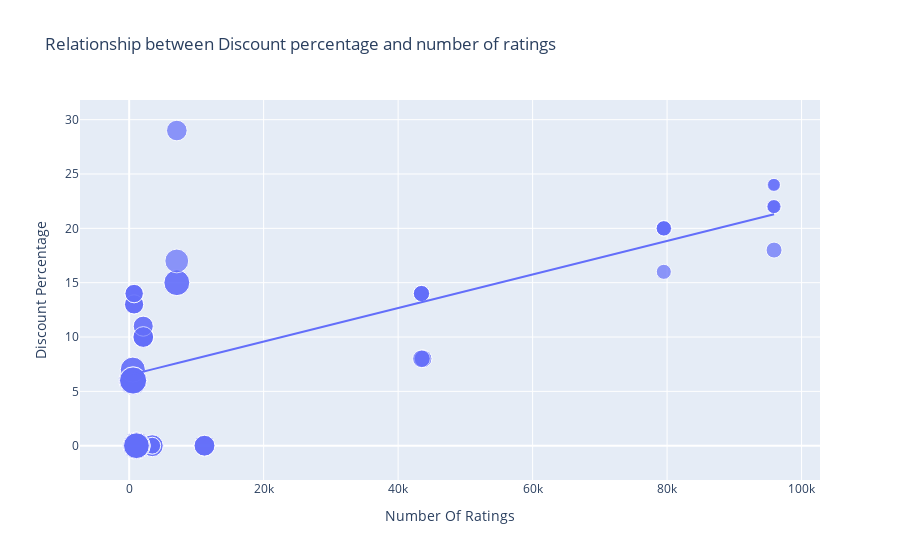

Here is the notebook cell this chart was saved with:
### Code cell
figure= px.scatter(data_frame=data, x="Number Of Ratings", y="Discount Percentage", size="Sale Price",
                  trendline="ols", title="Relationship between Discount percentage and number of ratings")
figure.show()

### Figure 1 — Plotly figure (JSON) as saved in the notebook; plotly's stock layout.template omitted (floating-point values rounded to 4 significant figures)
{"data": [{"hovertemplate": "Number Of Ratings=%{x}<br>Discount Percentage=%{y}<br>Sale Price=%{marker.size}<extra></extra>", "legendgroup": "", "marker": {"color": "#636efa", "size": [49900, 84900, 84900, 77000, 77000, 49900, 49900, 77000, 89900, 41999, 39999, 41999, 41999, 41999, 131900, 117100, 131900, 117100, 74999, 117900, 117100, 117900, 99900, 44999, 140900, 130900, 64900, 120900, 59900, 75900, 110900, 130900, 120900, 64900, 64900, 75900, 75900, 120900, 59900, 120900, 75900, 140900, 70900, 70900, 75900, 59900, 110900, 120900, 130900, 130900, 54999, 54999, 29999, 34999, 34999, 34999, 54999, 29999, 46999, 46999, 46999, 46999], "sizemode": "area", "sizeref": 352.2, "symbol": "circle"}, "mode": "markers", "name": "", "orientation": "v", "showlegend": false, "type": "scatter", "x": [3431, 3431, 3431, 11202, 11202, 3431, 3431, 11202, 1454, 79512, 79512, 79582, 79512, 79512, 1078, 1078, 1078, 1078, 7088, 7088, 1078, 7088, 7081, 95909, 542, 580, 740, 545, 740, 2101, 545, 580, 580, 730, 730, 2101, 2101, 580, 740, 580, 2092, 545, 2101, 2092, 2101, 740, 545, 580, 580, 580, 43707, 43707, 95807, 95909, 95807, 95909, 43470, 95909, 43470, 43470, 43470, 43470], "xaxis": "x", "y": [0, 0, 0, 0, 0, 0, 0, 0, 0, 20, 16, 20, 20, 20, 0, 0, 0, 0, 29, 15, 0, 15, 17, 18, 6, 6, 13, 6, 14, 10, 7, 6, 6, 13, 13, 10, 10, 6, 14, 6, 10, 6, 11, 11, 10, 14, 7, 6, 6, 6, 8, 8, 24, 22, 22, 22, 8, 24, 14, 14, 14, 14], "yaxis": "y"}, {"hovertemplate": "<b>OLS trendline</b><br>Discount Percentage = 0.000154292 * Number Of Ratings + 6.49233<br>R<sup>2</sup>=0.468988<br><br>Number Of Ratings=%{x}<br>Discount Percentage=%{y} <b>(trend)</b><extra></extra>", "legendgroup": "", "marker": {"color": "#636efa", "symbol": "circle"}, "mode": "lines", "name": "", "showlegend": false, "type": "scatter", "x": [542, 545, 545, 545, 545, 580, 580, 580, 580, 580, 580, 580, 580, 730, 730, 740, 740, 740, 740, 1078, 1078, 1078, 1078, 1078, 1454, 2092, 2092, 2101, 2101, 2101, 2101, 2101, 3431, 3431, 3431, 3431, 3431, 7081, 7088, 7088, 7088, 11202, 11202, 11202, 43470, 43470, 43470, 43470, 43470, 43707, 43707, 79512, 79512, 79512, 79512, 79582, 95807, 95807, 95909, 95909, 95909, 95909], "xaxis": "x", "y": [6.576, 6.576, 6.576, 6.576, 6.576, 6.582, 6.582, 6.582, 6.582, 6.582, 6.582, 6.582, 6.582, 6.605, 6.605, 6.607, 6.607, 6.607, 6.607, 6.659, 6.659, 6.659, 6.659, 6.659, 6.717, 6.815, 6.815, 6.816, 6.816, 6.816, 6.816, 6.816, 7.022, 7.022, 7.022, 7.022, 7.022, 7.585, 7.586, 7.586, 7.586, 8.221, 8.221, 8.221, 13.2, 13.2, 13.2, 13.2, 13.2, 13.24, 13.24, 18.76, 18.76, 18.76, 18.76, 18.77, 21.27, 21.27, 21.29, 21.29, 21.29, 21.29], "yaxis": "y"}], "layout": {"legend": {"itemsizing": "constant", "tracegroupgap": 0}, "title": {"text": "Relationship between Discount percentage and number of ratings"}, "xaxis": {"anchor": "y", "domain": [0, 1], "title": {"text": "Number Of Ratings"}}, "yaxis": {"anchor": "x", "domain": [0, 1], "title": {"text": "Discount Percentage"}}}}
